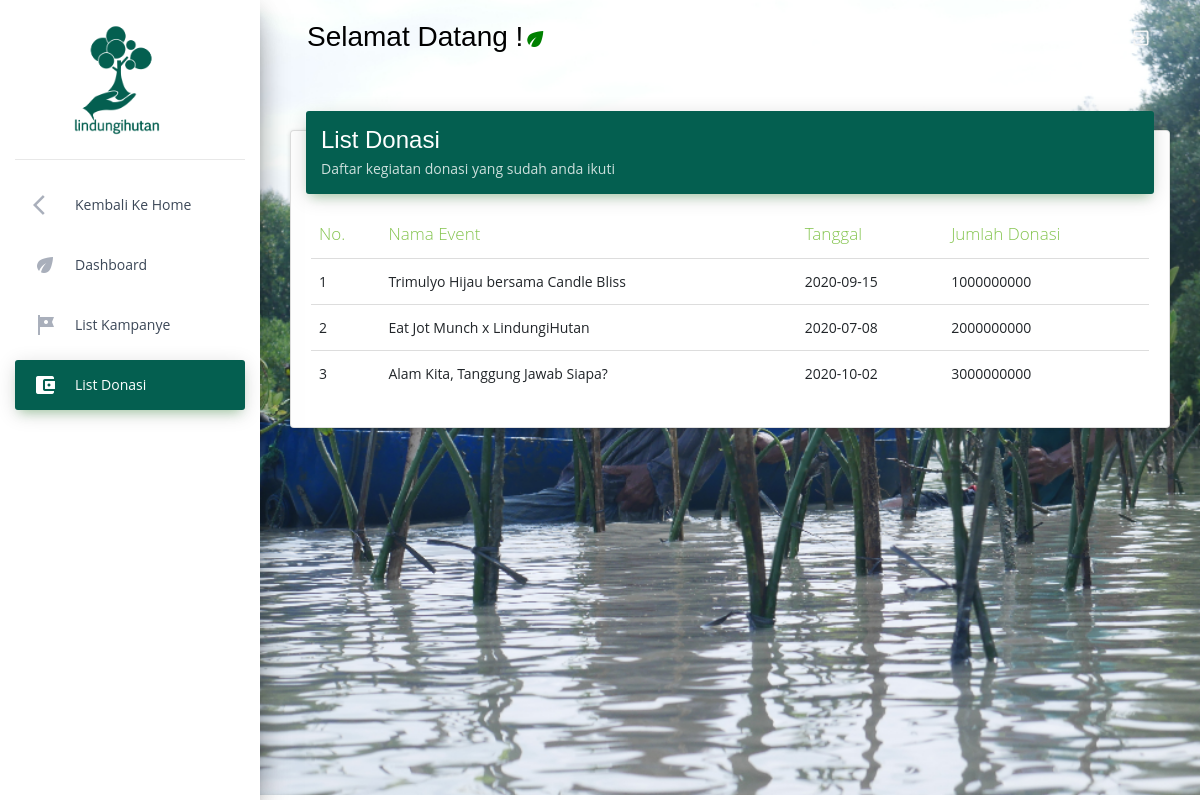
Page /index.php/list_donasi_member on the committed database.
### tables this page shows
CREATE TABLE `donasi` (
  `kode_donasi` int(20) NOT NULL,
  `judul_donasi` varchar(50) NOT NULL,
  `deskripsi` varchar(10000) NOT NULL,
  `tanggal_donasi` date NOT NULL,
  `kode_koin` varchar(20) NOT NULL,
  `jumlah_donasi` bigint(50) NOT NULL,
  `email` varchar(50) NOT NULL,
  `gambar` varchar(40) NOT NULL,
  `nilai` int(5) NOT NULL
);

### application/controllers/List_Donasi_Member.php (called while the page is built, shortened)
<?php
class List_Donasi_Member extends CI_Controller {
	function __construct()
	{
		$this->load->model('list_donasi_member_data');
		$this->load->helper('url');
		$this->load->library('form_validation');
	}
	public function index()
		{
		$data = array('title'	=> 'Halaman Dashboard');
		$data['donasi'] = $this->list_donasi_member_data->get_data_donasi()->result();
		$this->load->view('list_donasi_member_view',$data);
	}
}

### index.php (called while the page is built, shortened)
<?php
require_once BASEPATH.'core/CodeIgniter.php';

### application/models/list_donasi_member_data.php (called while the page is built, shortened)
<?php defined('BASEPATH') or exit('No direct script access allowed');
class list_donasi_member_data extends CI_Model
{
    function get_data_donasi() {
		$donasi = $this->db->query("select * from donasi where  nilai = 1");
		return $donasi;
    }
}

### application/views/list_donasi_member_view.php (the view, shortened to what this page needs)
<!DOCTYPE html>
<html lang="en">
<head>
	<link rel="stylesheet" href="https://maxcdn.bootstrapcdn.com/font-awesome/latest/css/font-awesome.min.css">
	<link href="assets/assets_admin/css/material-dashboard.css?v=2.1.2" rel="stylesheet" />
	<link href="assets/assets_admin/css/styles.css" rel="stylesheet" />
	<link rel="stylesheet" href='https://unpkg.com/boxicons@2.0.7/css/boxicons.min.css'>
</head>
<body class="">
	<div class="wrapper ">
		<div class="sidebar" data-color="green" data-background-color="white">
			<a href="home" class="logo">
				<img src="assets\images\logo\logo-green-square.png" style="width: 50%; margin-left: 20%;">
			</a>
			<div class="sidebar-wrapper">
				<ul class="nav">
					<li class="nav-item  ">
						<a class="nav-link" href="home">
							<i class="material-icons">arrow_back_ios</i>
							<p>Kembali ke Home</p>
						</a>
					</li>
					<li class="nav-item   ">
						<a class="nav-link" href="dashboard_member">
							<i class="material-icons">eco</i>
							<p>Dashboard</p>
						</a>
					</li>
					<li class="nav-item  ">
						<a class="nav-link" href="list_kampanye_member">
							<i class="material-icons">tour</i>
							<p>List Kampanye</p>
						</a>
					</li>
					<li class="nav-item active ">
						<a class="nav-link" href="list_donasi_member">
							<i class="material-icons">account_balance_wallet</i>
							<p>List Donasi</p>
						</a>
					</li>
				</ul>
			</div>
		</div>
		<div class="main-panel" style="background: url(assets/images/home/homes1.png) fixed center; background-size: cover">
			<nav class="navbar navbar-expand-lg navbar-transparent navbar-absolute fixed-top ">
				<div class="container-fluid">
					<div class="navbar-wrapper">
						<a class="navbar-brand" style="color: black;" href="javascript:;">
							<h3>Selamat Datang !<i class="material-icons" style="color:green;">eco</i></h3>
						</a>
					</div>
					<div class="collapse navbar-collapse justify-content-end">
						<ul class="navbar-nav">
							<li class="nav-item dropdown">
								<a class="nav-link" href="javascript:;" id="navbarDropdownProfile" data-toggle="dropdown" aria-haspopup="true" aria-expanded="false">
									<i class="material-icons" style="color: whitesmoke;">exit_to_app</i>
								</a>
							</li>
						</ul>
					</div>
				</div>
			</nav>
			<div class="content">
				<div class="container-fluid">
					<div class="row">
						<div class="col-md-12">
							<div class="card">
								<div class="card-header card-header-success kartu">
									<h4 class="card-title">List Donasi</h4>
									<p class="card-category">Daftar kegiatan donasi yang sudah anda ikuti</p>
								</div>
								<div class="card-body table-responsive">
									<table class="table table-hover">
										<thead style="color:#84C44E; font-weight:bolder">
											<th>No.</th>
											<th>Nama Event</th>
											<th>Tanggal</th>
											<th>Jumlah Donasi</th>
										</thead>
										<tbody>
										<?php
											foreach ($donasi as $don) {
											?>
												<tr>
													<td><?php echo $don->kode_donasi ?></td>
													<td><?php echo $don->judul_donasi ?></td>
													<td><?php echo $don->tanggal_donasi ?></td>
													<td><?php echo $don->jumlah_donasi ?></td>
													<?php } ?>
												</tr>
										</tbody>
									</table>
								</div>
							</div>
						</div>
					</div>
				</div>
			</div>
			<br>
			<br>
		</div>
	</div>
</body>
</html>

### application/views/list_donasi_member_view.php (style rules this page uses)
html { scroll-behavior: smooth; }

### rows in the picture
donasi: kode_donasi "1", judul_donasi "Trimulyo Hijau bersama Candle Bliss", tanggal_donasi "2020-09-15", jumlah_donasi "1000000000"
donasi: kode_donasi "2", judul_donasi "Eat Jot Munch x LindungiHutan", tanggal_donasi "2020-07-08", jumlah_donasi "2000000000"
donasi: kode_donasi "3", judul_donasi "Alam Kita, Tanggung Jawab Siapa?", tanggal_donasi "2020-10-02", jumlah_donasi "3000000000"
